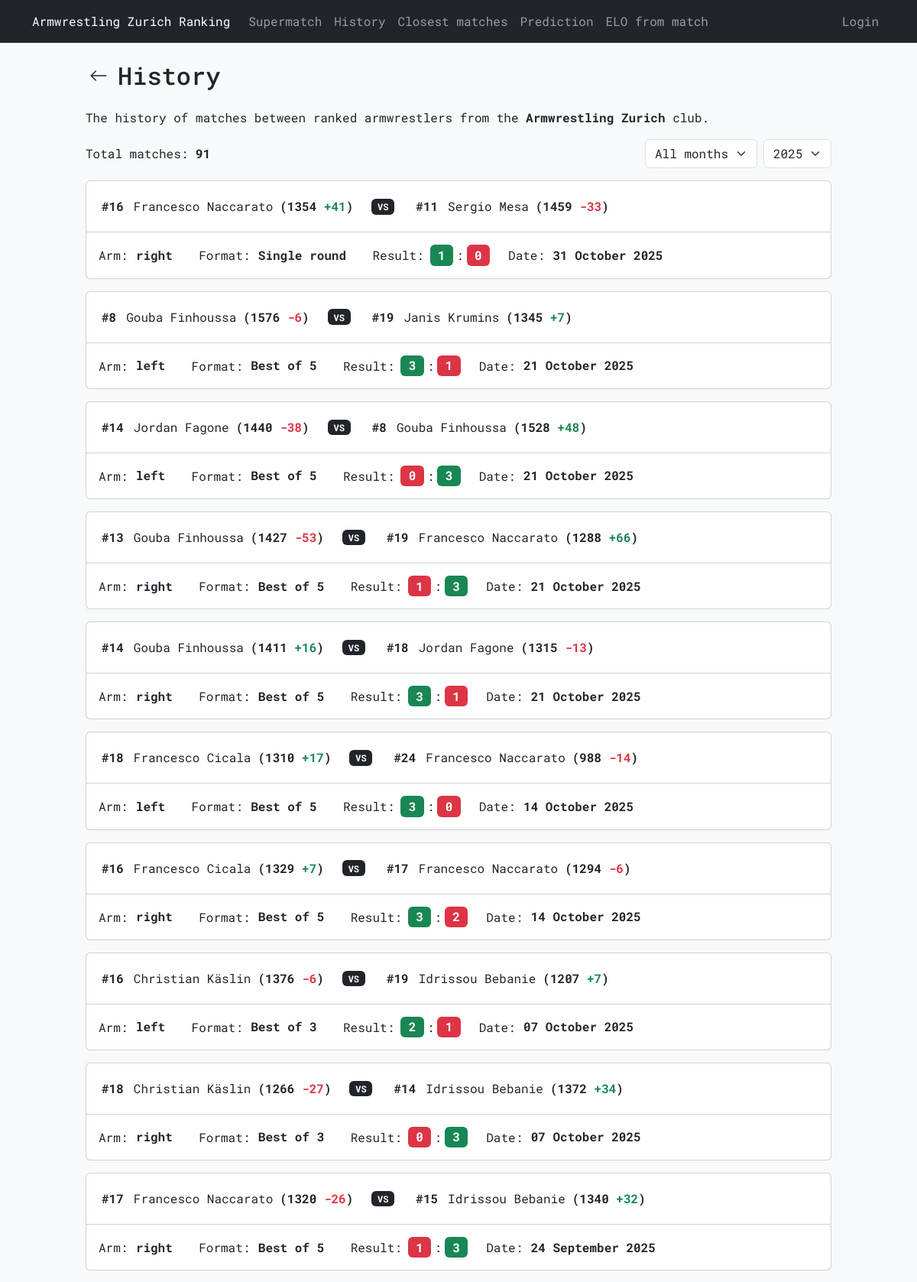
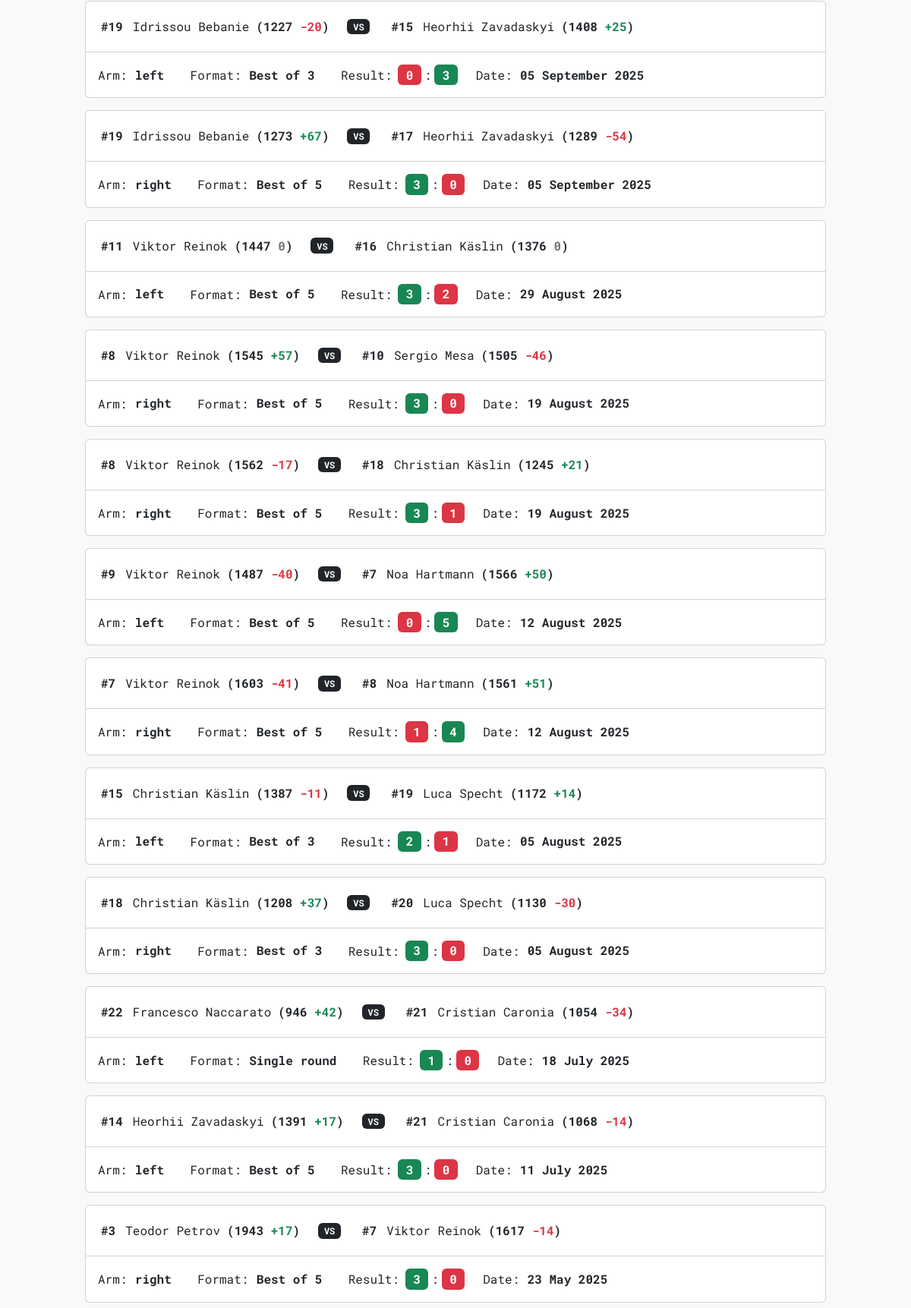
The app's page /history (upper part) with its own data (2 pictures, top to bottom).
### tables this page shows
CREATE TABLE "history" (
    id INTEGER PRIMARY KEY AUTOINCREMENT,
    armwrestler1_id INTEGER NOT NULL,
    armwrestler2_id INTEGER NOT NULL,
    arm TEXT NOT NULL CHECK (arm IN ('right', 'left')),
    armwrestler1_rank INTEGER NOT NULL,
    armwrestler2_rank INTEGER NOT NULL,
    armwrestler1_elo INTEGER NOT NULL,
    armwrestler2_elo INTEGER NOT NULL,
    armwrestler1_score INTEGER NOT NULL,
    armwrestler2_score INTEGER NOT NULL,
    armwrestler1_elo_diff INTEGER NOT NULL,
    armwrestler2_elo_diff INTEGER NOT NULL,
    selected_format TEXT NOT NULL,
    date DATETIME DEFAULT CURRENT_TIMESTAMP,
    added_by TEXT NOT NULL,
    FOREIGN KEY (armwrestler1_id) REFERENCES armwrestlers(id),
    FOREIGN KEY (armwrestler2_id) REFERENCES armwrestlers(id),
    FOREIGN KEY (added_by) REFERENCES users(username)
);

CREATE TABLE "armwrestlers" (
    id INTEGER PRIMARY KEY AUTOINCREMENT,
    name TEXT NOT NULL UNIQUE,
    right_elo INTEGER NOT NULL,
    left_elo INTEGER NOT NULL,
    right_rank INTEGER,
    left_rank INTEGER,
    added_by TEXT NOT NULL,
    active_until DATE NOT NULL,
    last_edited_by TEXT,
    FOREIGN KEY (added_by) REFERENCES users(username)
);

### armelo_app.py (the view)
@app.route("/history")
def history():
    month = request.args.get('month', '')
    selected_month = int(month) if month else None
    selected_year = int(request.args.get('year', datetime.now().year))
    if selected_month is None:
        start_date = datetime(selected_year, 1, 1)
        end_date = datetime(selected_year + 1, 1, 1)
    else:
        start_date = datetime(selected_year, selected_month, 1)
        if selected_month == 12:
            end_date = datetime(selected_year + 1, 1, 1)
        else:
            end_date = datetime(selected_year, selected_month + 1, 1)
    year_rows = db_execute("SELECT DISTINCT STRFTIME('%Y', date) FROM history ORDER BY 1 DESC")
    years = [int(r[0]) for r in year_rows]
    months = list(enumerate(month_name))[1:]
    query = '''
        SELECT a1.id AS armwrestler1_id, a1.name AS armwrestler1_name,
               a2.id AS armwrestler2_id, a2.name AS armwrestler2_name,
               h.arm, h.armwrestler1_rank, h.armwrestler2_rank,
               h.armwrestler1_elo, h.armwrestler2_elo,
               h.armwrestler1_score, h.armwrestler2_score,
               h.armwrestler1_elo_diff, h.armwrestler2_elo_diff,
               h.selected_format, h.date
        FROM history h
        JOIN armwrestlers a1 ON h.armwrestler1_id = a1.id
        JOIN armwrestlers a2 ON h.armwrestler2_id = a2.id
        WHERE h.date >= ? AND h.date < ?
        ORDER BY h.id DESC
    '''
    params = [start_date.strftime('%Y-%m-%d'), end_date.strftime('%Y-%m-%d')]
    matches = db_execute(query, *params)
    total_matches = db_execute('SELECT COUNT(*) FROM history')[0][0]
    formatted_data = get_matches_formatted_data(matches)
    template_data = {
        'matches': matches, 'formatted_data': formatted_data,
        'total_matches': total_matches,
        'months': months, 'years': years,
        'selected_month': selected_month, 'selected_year': selected_year
    }
    return render_template('history.html', **template_data)

### armelo_app.py (called while the page is built)
@app.context_processor
def inject_user():
    username = session.get('username')
    return dict(username=username)

### config.py (called while the page is built)
def get_db():
    db = getattr(g, '_database', None)
    if db is None:
        db = g._database = sqlite3.connect(DATABASE)
    return db

def db_execute(query, *args):
    db = get_db()
    cur = db.cursor()
    cur.execute(query, args)
    if query.strip().upper().startswith(("SELECT", "WITH")):
        rv = cur.fetchall()
        cur.close()
        return rv
    else:
        db.commit()
        cur.close()

### templates/history.html (shortened to what this page needs)
{% extends "layout.html" %}
{% block content %}
<div class="mb-4">
    <div class="row p-auto m-auto">
        <div class="col-auto p-0 d-flex align-items-center">
            <form action="{{ url_for('ranking') }}" method="GET">
                <button type="submit" class="btn btn-generic px-1 py-1 d-flex align-items-center">
                    <svg xmlns="http://www.w3.org/2000/svg" width="24" height="24" fill="currentColor" class="bi bi-arrow-left" viewBox="0 0 16 16">
                        <path fill-rule="evenodd" d="M15 8a.5.5 0 0 0-.5-.5H2.707l3.147-3.146a.5.5 0 1 0-.708-.708l-4 4a.5.5 0 0 0 0 .708l4 4a.5.5 0 0 0 .708-.708L2.707 8.5H14.5A.5.5 0 0 0 15 8"/>
                    </svg>
                </button>
            </form>
        </div>
        <div class="col d-flex align-items-center px-2">
            <h2 class="mb-0">History</h2>
        </div>
    </div>
</div>
<p>The history of matches between ranked armwrestlers from the <strong>Armwrestling Zurich</strong> club.</p>
<div class="d-flex flex-column flex-lg-row flex-wrap align-items-start align-items-lg-center mb-3">
  <span class="text-nowrap me-2">
    Total matches: <strong>{{ total_matches }}</strong>
  </span>
  <div class="d-flex gap-2 mt-3 mt-lg-0 ms-lg-auto flex-wrap">
    <form hx-get="{{ url_for('history') }}" hx-trigger="change" hx-target="body" hx-swap="outerHTML" class="d-flex gap-2">
        <select name="month" class="form-select w-auto">
          <option value="" {% if selected_month is none %}selected{% endif %}>All months</option>
        </select>
        <select name="year" class="form-select w-auto">
          {% for y in years %}
          <option value="{{ y }}" {% if y == selected_year %}selected{% endif %}>{{ y }}</option>
          {% endfor %}
        </select>
    </form>
  </div>
</div>
{% if matches %}
  {% include 'matches_partial.html' %}
{% else %}
<div class="alert alert-secondary">
    There are no matches in the selected time period.
</div>
{% endif %}
{% endblock %}

### templates/matches_partial.html (shortened to what this page needs)
{% for match in matches %}
<div class="col-12 mb-3">
    {% if wins_losses %}
        {% if wins_losses[loop.index - 1] == 'win' %}
            <div class="card border-success card-wider-border">
        {% elif wins_losses[loop.index - 1] == 'loss' %}
            <div class="card border-danger card-wider-border">
        {% else %}
            <div class="card card-wider-border">
        {% endif %}
    {% else %}
        <div class="card">
    {% endif %}
            <div class="card-header bg-transparent">
                <div class="row mt-2">
                    <div class="col-12 col-lg-auto mb-2 d-flex justify-content-center">
                        <div class="d-flex align-items-center gap-0 align-middle">
                            {% if match[5] %}
                            <strong class="align-middle p-1">#{{ match[5] }}</strong>
                            {% endif %}
                            <a href="{{ url_for('view_member', id=match[0]) }}" class="btn btn-generic text-start px-2 py-1 m-0 text-nowrap">
                            {{ match[1] }}
                            </a>
                            <strong class="text-nowrap align-middle">({{ match[7] }} <span class="{{ formatted_data[loop.index - 1][2] }}">{{ formatted_data[loop.index - 1][4] }}</span>)</strong>
                        </div>
                    </div>
                    <div class="col-12 col-lg-auto text-center mb-2 d-flex align-items-center justify-content-center">
                        <span class="badge bg-dark">VS</span>
                    </div>
                    <div class="col-12 col-lg-auto mb-2 d-flex justify-content-center">
                        <div class="d-flex align-items-center gap-0 align-middle">
                            {% if match[6] %}
                            <strong class="align-middle p-1">#{{ match[6] }}</strong>
                            {% endif %}
                            <a href="{{ url_for('view_member', id=match[2]) }}" class="btn btn-generic text-start px-2 py-1 m-0 text-nowrap">
                                {{ match[3] }}
                            </a>
                            <strong class="text-nowrap align-middle">({{ match[8] }} <span class="{{ formatted_data[loop.index - 1][3] }}">{{ formatted_data[loop.index - 1][5] }}</span>)</strong>
                        </div>
                    </div>
                </div>
            </div>
            <div class="card-body">
                <div class="card-text">
                    <div class="row justify-content-start">
                        <div class="col-12 col-lg-auto mb-2 mb-lg-0 text-start">
                            Arm:<span class="fs-6 mx-0 badge text-dark">{{ match[4] }}</span>
                        </div>
                        <div class="col-12 col-lg-auto mb-2 mb-lg-0 text-start">
                            Format:<span class="fs-6 mx-0 badge text-dark">{{ match[13] }}</span>
                        </div>
                        <div class="col-12 col-lg-auto mb-2 mb-lg-0 text-start">
                            Result:<span class="fs-6 ms-2 me-1 badge {{ formatted_data[loop.index - 1][0] }}">{{ match[9] }}</span>:<span class="fs-6 ms-1 me-0 badge {{ formatted_data[loop.index - 1][1] }}">{{ match[10] }}</span>
                        </div>
                        <div class="col-12 col-lg-auto mb-0 mb-lg-0 text-start">
                            Date:<span class="fs-6 mx-0 badge text-dark">{{ formatted_data[loop.index - 1][6] }}</span>
                        </div>
                    </div>
                </div>
            </div>
        </div>
</div>
{% endfor %}

### static/styles.css (style rules this page uses)
* { font-family: 'Roboto Mono', monospace; }
html, body { height: 100%; scrollbar-width: none; -ms-overflow-style: none; }
body { display: flex; flex-direction: column; }
.btn-generic { --bs-btn-bg: transparent; --bs-btn-border-color: transparent; --bs-btn-hover-bg: transparent; --bs-btn-hover-border-color: var(--bs-secondary); --bs-btn-active-border-color: var(--bs-secondary); --bs-btn-active-bg: transparent; }

### records on screen
history: armwrestler1_rank "16", name "Francesco Naccarato", armwrestler1_elo "1354", index "+41", armwrestler2_rank "11", name "Sergio Mesa", armwrestler2_elo "1459", armwrestler2_elo_diff "-33", arm "right", selected_format "Single round", armwrestler1_score "1", armwrestler2_score "0", date "31 October 2025"
history: armwrestler1_rank "8", name "Gouba Finhoussa", armwrestler1_elo "1576", armwrestler1_elo_diff "-6", armwrestler2_rank "19", name "Janis Krumins", armwrestler2_elo "1345", index "+7", arm "left", selected_format "Best of 5", armwrestler1_score "3", armwrestler2_score "1", date "21 October 2025"
history: armwrestler1_rank "14", name "Jordan Fagone", armwrestler1_elo "1440", armwrestler1_elo_diff "-38", armwrestler2_rank "8", name "Gouba Finhoussa", armwrestler2_elo "1528", index "+48", arm "left", selected_format "Best of 5", armwrestler1_score "0", armwrestler2_score "3", date "21 October 2025"
history: armwrestler1_rank "13", name "Gouba Finhoussa", armwrestler1_elo "1427", armwrestler1_elo_diff "-53", armwrestler2_rank "19", name "Francesco Naccarato", armwrestler2_elo "1288", index "+66", arm "right", selected_format "Best of 5", armwrestler1_score "1", armwrestler2_score "3", date "21 October 2025"
history: armwrestler1_rank "14", name "Gouba Finhoussa", armwrestler1_elo "1411", index "+16", armwrestler2_rank "18", name "Jordan Fagone", armwrestler2_elo "1315", armwrestler2_elo_diff "-13", arm "right", selected_format "Best of 5", armwrestler1_score "3", armwrestler2_score "1", date "21 October 2025"
history: armwrestler1_rank "18", name "Francesco Cicala", armwrestler1_elo "1310", index "+17", armwrestler2_rank "24", name "Francesco Naccarato", armwrestler2_elo "988", armwrestler2_elo_diff "-14", arm "left", selected_format "Best of 5", armwrestler1_score "3", armwrestler2_score "0", date "14 October 2025"
history: armwrestler1_rank "16", name "Francesco Cicala", armwrestler1_elo "1329", index "+7", armwrestler2_rank "17", name "Francesco Naccarato", armwrestler2_elo "1294", armwrestler2_elo_diff "-6", arm "right", selected_format "Best of 5", armwrestler1_score "3", armwrestler2_score "2", date "14 October 2025"
history: armwrestler1_rank "16", name "Christian Käslin", armwrestler1_elo "1376", armwrestler1_elo_diff "-6", armwrestler2_rank "19", name "Idrissou Bebanie", armwrestler2_elo "1207", index "+7", arm "left", selected_format "Best of 3", armwrestler1_score "2", armwrestler2_score "1", index "07 October 2025"
history: armwrestler1_rank "18", name "Christian Käslin", armwrestler1_elo "1266", armwrestler1_elo_diff "-27", armwrestler2_rank "14", name "Idrissou Bebanie", armwrestler2_elo "1372", index "+34", arm "right", selected_format "Best of 3", armwrestler1_score "0", armwrestler2_score "3", index "07 October 2025"
history: armwrestler1_rank "17", name "Francesco Naccarato", armwrestler1_elo "1320", armwrestler1_elo_diff "-26", armwrestler2_rank "15", name "Idrissou Bebanie", armwrestler2_elo "1340", index "+32", arm "right", selected_format "Best of 5", armwrestler1_score "1", armwrestler2_score "3", date "24 September 2025"
history: armwrestler1_rank "19", name "Idrissou Bebanie", armwrestler1_elo "1227", armwrestler1_elo_diff "-20", armwrestler2_rank "15", name "Heorhii Zavadaskyi", armwrestler2_elo "1408", index "+25", arm "left", selected_format "Best of 3", armwrestler1_score "0", armwrestler2_score "3", index "05 September 2025"
history: armwrestler1_rank "19", name "Idrissou Bebanie", armwrestler1_elo "1273", index "+67", armwrestler2_rank "17", name "Heorhii Zavadaskyi", armwrestler2_elo "1289", armwrestler2_elo_diff "-54", arm "right", selected_format "Best of 5", armwrestler1_score "3", armwrestler2_score "0", index "05 September 2025"
history: armwrestler1_rank "11", name "Viktor Reinok", armwrestler1_elo "1447", index "0", armwrestler2_rank "16", name "Christian Käslin", armwrestler2_elo "1376", arm "left", selected_format "Best of 5", armwrestler1_score "3", armwrestler2_score "2", date "29 August 2025"
history: armwrestler1_rank "8", name "Viktor Reinok", armwrestler1_elo "1545", index "+57", armwrestler2_rank "10", name "Sergio Mesa", armwrestler2_elo "1505", armwrestler2_elo_diff "-46", arm "right", selected_format "Best of 5", armwrestler1_score "3", armwrestler2_score "0", date "19 August 2025"
history: armwrestler1_rank "8", name "Viktor Reinok", armwrestler1_elo "1562", armwrestler1_elo_diff "-17", armwrestler2_rank "18", name "Christian Käslin", armwrestler2_elo "1245", index "+21", arm "right", selected_format "Best of 5", armwrestler1_score "3", armwrestler2_score "1", date "19 August 2025"
history: armwrestler1_rank "9", name "Viktor Reinok", armwrestler1_elo "1487", armwrestler1_elo_diff "-40", armwrestler2_rank "7", name "Noa Hartmann", armwrestler2_elo "1566", index "+50", arm "left", selected_format "Best of 5", armwrestler1_score "0", armwrestler2_score "5", date "12 August 2025"
history: armwrestler1_rank "7", name "Viktor Reinok", armwrestler1_elo "1603", armwrestler1_elo_diff "-41", armwrestler2_rank "8", name "Noa Hartmann", armwrestler2_elo "1561", index "+51", arm "right", selected_format "Best of 5", armwrestler1_score "1", armwrestler2_score "4", date "12 August 2025"
history: armwrestler1_rank "15", name "Christian Käslin", armwrestler1_elo "1387", armwrestler1_elo_diff "-11", armwrestler2_rank "19", name "Luca Specht", armwrestler2_elo "1172", index "+14", arm "left", selected_format "Best of 3", armwrestler1_score "2", armwrestler2_score "1", index "05 August 2025"
history: armwrestler1_rank "18", name "Christian Käslin", armwrestler1_elo "1208", index "+37", armwrestler2_rank "20", name "Luca Specht", armwrestler2_elo "1130", armwrestler2_elo_diff "-30", arm "right", selected_format "Best of 3", armwrestler1_score "3", armwrestler2_score "0", index "05 August 2025"
history: armwrestler1_rank "22", name "Francesco Naccarato", armwrestler1_elo "946", index "+42", armwrestler2_rank "21", name "Cristian Caronia", armwrestler2_elo "1054", armwrestler2_elo_diff "-34", arm "left", selected_format "Single round", armwrestler1_score "1", armwrestler2_score "0", date "18 July 2025"
history: armwrestler1_rank "14", name "Heorhii Zavadaskyi", armwrestler1_elo "1391", index "+17", armwrestler2_rank "21", name "Cristian Caronia", armwrestler2_elo "1068", armwrestler2_elo_diff "-14", arm "left", selected_format "Best of 5", armwrestler1_score "3", armwrestler2_score "0", date "11 July 2025"
history: armwrestler1_rank "3", name "Teodor Petrov", armwrestler1_elo "1943", index "+17", armwrestler2_rank "7", name "Viktor Reinok", armwrestler2_elo "1617", armwrestler2_elo_diff "-14", arm "right", selected_format "Best of 5", armwrestler1_score "3", armwrestler2_score "0", date "23 May 2025"

### other values on screen
{{ total_matches }} "91"
form field year "2025"
